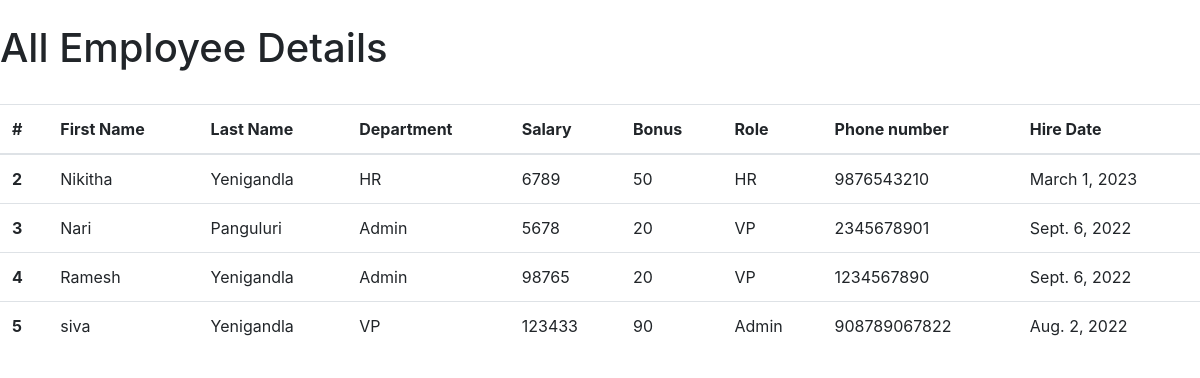
The app's page /all_emp with its own data.
### emp_app/models.py (models this page shows)
class Employee(models.Model):
    first_name=models.CharField(max_length=100,null=False)
    last_name=models.CharField(max_length=100)
    dept=models.ForeignKey('Department',on_delete=models.CASCADE)
    salary=models.IntegerField(default=0)
    bonus=models.IntegerField(default=0)
    role=models.ForeignKey('Role',on_delete=models.CASCADE)
    phone_number=models.IntegerField()
    hire_date=models.DateField()
    def __str__(self):
        return "%s %s %s " %(self.first_name,self.last_name,self.phone_number)

class Department(models.Model):
    name=models.CharField(max_length=100,null=False)
    location=models.CharField(max_length=100)
    def __str__(self):
        return self.name

class Role(models.Model):
    name=models.CharField(max_length=100,null=False)
    def __str__(self):
        return self.name

### emp_app/views.py (the view)
# urls.py: path('all_emp',views.all_emp,name="all_emp"),
def all_emp(request):
    empall = Employee.objects.all()
    context={
        'empall' : empall
    }
    print("context",context)
    return render(request,'emp_info.html',context)

### emp_app/templates/emp_info.html (shortened to what this page needs)
<!doctype html>
<html lang="en">
  <head>
    <link rel="stylesheet" href="https://cdn.jsdelivr.net/npm/bootstrap@4.0.0/dist/css/bootstrap.min.css">
  </head>
  <body>
  </body><br>
  <h1>All Employee Details</h1><br>
<table class="table">
    <thead>
      <tr>
        <th scope="col">#</th>
        <th scope="col">First Name</th>
        <th scope="col">Last Name</th>
        <th scope="col">Department</th>
        <th scope="col">Salary</th>
        <th scope="col">Bonus</th>
        <th scope="col">Role</th>
        <th scope="col">Phone number</th>
        <th scope="col">Hire Date</th>
      </tr>
    </thead>
    <tbody>
        {% for emp in empall %}
      <tr>
        <th scope="row">{{emp.id}}</th>
        <td>{{emp.first_name}}</td>
        <td>{{emp.last_name}}</td>
        <td>{{emp.dept}}</td>
        <td>{{emp.salary}}</td>
        <td>{{emp.bonus}}</td>
        <td>{{emp.role}}</td>
        <td>{{emp.phone_number}}</td>
        <td>{{emp.hire_date}}</td>
      </tr>
      {% endfor %}
    </tbody>
  </table>
  </html>

### records on screen
Employee: id "2", first_name "Nikitha", last_name "Yenigandla", dept "HR", salary "6789", bonus "50", role "HR", phone_number "9876543210", hire_date "March 1, 2023"
Employee: id "3", first_name "Nari", last_name "Panguluri", dept "Admin", salary "5678", bonus "20", role "VP", phone_number "2345678901", hire_date "Sept. 6, 2022"
Employee: id "4", first_name "Ramesh", last_name "Yenigandla", dept "Admin", salary "98765", bonus "20", role "VP", phone_number "1234567890", hire_date "Sept. 6, 2022"
Employee: id "5", first_name "siva", last_name "Yenigandla", dept "VP", salary "123433", bonus "90", role "Admin", phone_number "908789067822", hire_date "Aug. 2, 2022"
